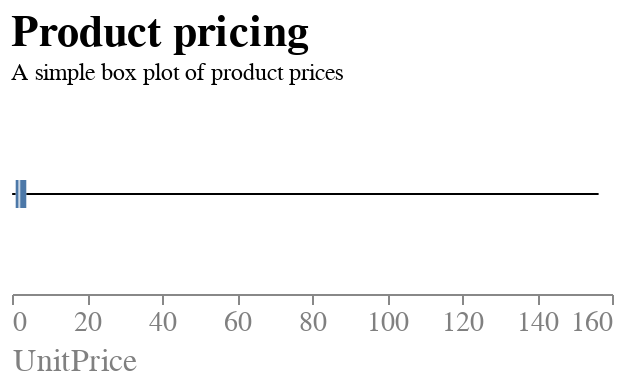

Write notebook code for a chart like this one.
### Markdown cell above
##### Chart Beschreibung
Bei der folgenden Visualisierung handlet es sich um einen simplen Boxplot, welcher die Verteilung der Preise der Artikel in unserem Datensatz in der mittels ".describe()" Funktion ausgegebenen Tabelle visualisiert. Durch das Eliminieren der Gridlinien wird Clutter minimiert. Der Fokus wird durch einen aussagekräftigen Titel und erklärenden Untertitel hergestellt. Das Design ist schlicht und simpel gehalten.

### Code cell
# Nach individuellem Produkt gruppieren
grouped = df.groupby('StockCode').agg({'UnitPrice': 'mean'})

print(grouped.describe())

# Boxplot erstellen
boxplot = alt.Chart(grouped).mark_boxplot(extent='min-max').encode(
    x=alt.X("UnitPrice:Q",
            axis=alt.Axis(title = "UnitPrice",
                        grid=False,
                        labelAngle=0,
                        titleAnchor="start",
    )),
).configure_view(
    strokeWidth=0
).configure_title(
    fontSize=22,
    font="Arial",
    color="black",
    anchor="start"
).configure_axis(
    labelFont="Arial",
    titleFont="Arial",
    labelFontSize=14,
    titleFontSize=16,
    titleFontWeight="normal",
    labelColor="grey",
    titleColor="grey"
).properties(
    title={"text":["Product pricing"], "subtitle":["A simple box plot of product prices"]}, width=300, height=100
)

# Ausgabe des Boxplots
boxplot

### Figure 1 — Vega-Lite specification as saved in the notebook (floating-point values rounded to 4 significant figures; data arrays with more than 128 entries replaced by an {"elided": "..."} marker saying what was removed)
{"config": {"view": {"continuousWidth": 400, "continuousHeight": 300, "strokeWidth": 0}, "axis": {"labelColor": "grey", "labelFont": "Arial", "labelFontSize": 14, "titleColor": "grey", "titleFont": "Arial", "titleFontSize": 16, "titleFontWeight": "normal"}, "title": {"anchor": "start", "color": "black", "font": "Arial", "fontSize": 22}}, "data": {"name": "data-30b726dbc110a29fd6c7b36c00ca2690"}, "mark": {"type": "boxplot", "extent": "min-max"}, "encoding": {"x": {"axis": {"grid": false, "labelAngle": 0, "title": "UnitPrice", "titleAnchor": "start"}, "field": "UnitPrice", "type": "quantitative"}}, "height": 100, "title": {"text": ["Product pricing"], "subtitle": ["A simple box plot of product prices"]}, "width": 300, "$schema": "https://vega.github.io/schema/vega-lite/v4.17.0.json", "datasets": {"data-30b726dbc110a29fd6c7b36c00ca2690": {"elided": "3677 records"}}}
